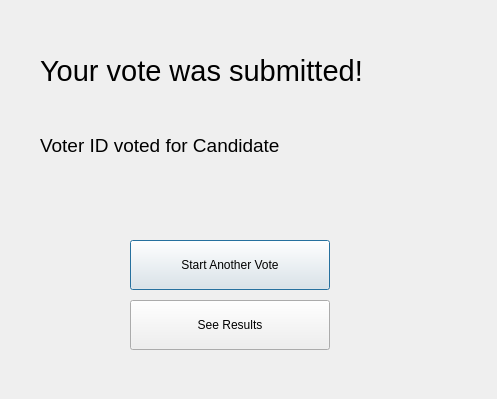
<?xml version="1.0" encoding="UTF-8"?>
<ui version="4.0">
 <class>VoteSubmitted</class>
 <widget class="QDialog" name="VoteSubmitted">
  <property name="geometry">
   <rect>
    <x>0</x>
    <y>0</y>
    <width>497</width>
    <height>399</height>
   </rect>
  </property>
  <property name="windowTitle">
   <string>Dialog</string>
  </property>
  <widget class="QLabel" name="label_13">
   <property name="geometry">
    <rect>
     <x>40</x>
     <y>50</y>
     <width>391</width>
     <height>191</height>
    </rect>
   </property>
   <property name="font">
    <font>
     <pointsize>14</pointsize>
    </font>
   </property>
   <property name="text">
    <string>Voter ID voted for Candidate</string>
   </property>
   <property name="wordWrap">
    <bool>true</bool>
   </property>
  </widget>
  <widget class="QLabel" name="label_14">
   <property name="geometry">
    <rect>
     <x>40</x>
     <y>0</y>
     <width>391</width>
     <height>141</height>
    </rect>
   </property>
   <property name="font">
    <font>
     <pointsize>22</pointsize>
    </font>
   </property>
   <property name="text">
    <string>Your vote was submitted!</string>
   </property>
   <property name="wordWrap">
    <bool>true</bool>
   </property>
  </widget>
  <widget class="QPushButton" name="pushButton_3">
   <property name="geometry">
    <rect>
     <x>130</x>
     <y>240</y>
     <width>200</width>
     <height>50</height>
    </rect>
   </property>
   <property name="text">
    <string>Start Another Vote</string>
   </property>
  </widget>
  <widget class="QPushButton" name="pushButton_4">
   <property name="geometry">
    <rect>
     <x>130</x>
     <y>300</y>
     <width>200</width>
     <height>50</height>
    </rect>
   </property>
   <property name="text">
    <string>See Results</string>
   </property>
  </widget>
 </widget>
 <resources/>
 <connections/>
</ui>
